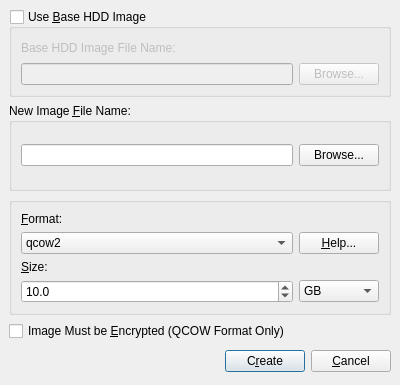
<ui version="4.0" >
 <author>Andrey Rijov</author>
 <class>Create_HDD_Image_Window</class>
 <widget class="QDialog" name="Create_HDD_Image_Window" >
  <property name="geometry" >
   <rect>
    <x>0</x>
    <y>0</y>
    <width>400</width>
    <height>385</height>
   </rect>
  </property>
  <property name="windowTitle" >
   <string>Create HDD Image</string>
  </property>
  <property name="windowIcon" >
   <iconset resource="aqemu_images.qrc" >:/images/hdd_unmount.png</iconset>
  </property>
  <layout class="QGridLayout" >
   <property name="margin" >
    <number>9</number>
   </property>
   <property name="spacing" >
    <number>6</number>
   </property>
   <item row="3" column="0" >
    <widget class="QCheckBox" name="CH_Encrypted" >
     <property name="text" >
      <string>Image Must be &amp;Encrypted (QCOW Format Only)</string>
     </property>
    </widget>
   </item>
   <item row="4" column="0" >
    <layout class="QHBoxLayout" >
     <property name="margin" >
      <number>0</number>
     </property>
     <property name="spacing" >
      <number>6</number>
     </property>
     <item>
      <spacer>
       <property name="orientation" >
        <enum>Qt::Horizontal</enum>
       </property>
       <property name="sizeHint" >
        <size>
         <width>201</width>
         <height>29</height>
        </size>
       </property>
      </spacer>
     </item>
     <item>
      <widget class="QPushButton" name="Button_Create" >
       <property name="text" >
        <string>C&amp;reate</string>
       </property>
      </widget>
     </item>
     <item>
      <widget class="QPushButton" name="Button_Cancel" >
       <property name="text" >
        <string>&amp;Cancel</string>
       </property>
      </widget>
     </item>
    </layout>
   </item>
   <item row="0" column="0" >
    <widget class="QGroupBox" name="GB_Base_Image" >
     <property name="title" >
      <string>Use &amp;Base HDD Image</string>
     </property>
     <property name="checkable" >
      <bool>true</bool>
     </property>
     <property name="checked" >
      <bool>false</bool>
     </property>
     <layout class="QGridLayout" >
      <property name="margin" >
       <number>9</number>
      </property>
      <property name="spacing" >
       <number>6</number>
      </property>
      <item row="1" column="1" >
       <widget class="QPushButton" name="Button_Browse_Base_Image" >
        <property name="text" >
         <string>Browse...</string>
        </property>
       </widget>
      </item>
      <item row="0" column="0" >
       <widget class="QLabel" name="Label_Base_Image" >
        <property name="text" >
         <string>Base HDD Image File Name:</string>
        </property>
        <property name="buddy" >
         <cstring>Edit_Base_Image_File_Name</cstring>
        </property>
       </widget>
      </item>
      <item row="1" column="0" >
       <widget class="QLineEdit" name="Edit_Base_Image_File_Name" />
      </item>
     </layout>
    </widget>
   </item>
   <item row="1" column="0" >
    <widget class="QGroupBox" name="GB_New_Image" >
     <property name="title" >
      <string>New Image &amp;File Name:</string>
     </property>
     <layout class="QGridLayout" >
      <property name="margin" >
       <number>9</number>
      </property>
      <property name="spacing" >
       <number>6</number>
      </property>
      <item row="0" column="1" >
       <widget class="QPushButton" name="Button_Browse_New_Image" >
        <property name="text" >
         <string>Browse...</string>
        </property>
       </widget>
      </item>
      <item row="0" column="0" >
       <widget class="QLineEdit" name="Edit_File_Name" />
      </item>
     </layout>
    </widget>
   </item>
   <item row="2" column="0" >
    <widget class="QGroupBox" name="GB_Format_and_Size" >
     <property name="title" >
      <string/>
     </property>
     <layout class="QGridLayout" >
      <property name="margin" >
       <number>9</number>
      </property>
      <property name="spacing" >
       <number>6</number>
      </property>
      <item row="3" column="0" >
       <widget class="QDoubleSpinBox" name="SB_Size" >
        <property name="decimals" >
         <number>1</number>
        </property>
        <property name="maximum" >
         <double>1024.000000000000000</double>
        </property>
        <property name="minimum" >
         <double>1.000000000000000</double>
        </property>
        <property name="singleStep" >
         <double>1.000000000000000</double>
        </property>
        <property name="value" >
         <double>10.000000000000000</double>
        </property>
       </widget>
      </item>
      <item row="1" column="1" >
       <widget class="QPushButton" name="Button_Format_Help" >
        <property name="text" >
         <string>&amp;Help...</string>
        </property>
       </widget>
      </item>
      <item row="1" column="0" >
       <widget class="QComboBox" name="CB_Format" >
        <property name="sizePolicy" >
         <sizepolicy>
          <hsizetype>7</hsizetype>
          <vsizetype>0</vsizetype>
          <horstretch>0</horstretch>
          <verstretch>0</verstretch>
         </sizepolicy>
        </property>
        <property name="maxCount" >
         <number>32</number>
        </property>
        <item>
         <property name="text" >
          <string>qcow2</string>
         </property>
        </item>
        <item>
         <property name="text" >
          <string>qcow</string>
         </property>
        </item>
        <item>
         <property name="text" >
          <string>vmdk</string>
         </property>
        </item>
        <item>
         <property name="text" >
          <string>cow</string>
         </property>
        </item>
        <item>
         <property name="text" >
          <string>raw</string>
         </property>
        </item>
        <item>
         <property name="text" >
          <string>cloop</string>
         </property>
        </item>
       </widget>
      </item>
      <item row="3" column="1" >
       <widget class="QComboBox" name="CB_Suffix" >
        <property name="sizePolicy" >
         <sizepolicy>
          <hsizetype>5</hsizetype>
          <vsizetype>0</vsizetype>
          <horstretch>0</horstretch>
          <verstretch>0</verstretch>
         </sizepolicy>
        </property>
        <property name="currentIndex" >
         <number>2</number>
        </property>
        <item>
         <property name="text" >
          <string>KB</string>
         </property>
        </item>
        <item>
         <property name="text" >
          <string>MB</string>
         </property>
        </item>
        <item>
         <property name="text" >
          <string>GB</string>
         </property>
        </item>
       </widget>
      </item>
      <item row="2" column="0" >
       <widget class="QLabel" name="Label_Size" >
        <property name="text" >
         <string>&amp;Size:</string>
        </property>
        <property name="buddy" >
         <cstring>SB_Size</cstring>
        </property>
       </widget>
      </item>
      <item row="0" column="0" >
       <widget class="QLabel" name="Lebel_Format" >
        <property name="text" >
         <string>&amp;Format:</string>
        </property>
        <property name="buddy" >
         <cstring>CB_Format</cstring>
        </property>
       </widget>
      </item>
     </layout>
    </widget>
   </item>
  </layout>
 </widget>
 <tabstops>
  <tabstop>Edit_Base_Image_File_Name</tabstop>
  <tabstop>Button_Browse_Base_Image</tabstop>
  <tabstop>Edit_File_Name</tabstop>
  <tabstop>Button_Browse_New_Image</tabstop>
  <tabstop>CB_Format</tabstop>
  <tabstop>Button_Format_Help</tabstop>
  <tabstop>SB_Size</tabstop>
  <tabstop>CB_Suffix</tabstop>
  <tabstop>CH_Encrypted</tabstop>
  <tabstop>Button_Create</tabstop>
  <tabstop>Button_Cancel</tabstop>
 </tabstops>
 <resources>
  <include location="aqemu_images.qrc" />
 </resources>
 <connections>
  <connection>
   <sender>Button_Cancel</sender>
   <signal>clicked()</signal>
   <receiver>Create_HDD_Image_Window</receiver>
   <slot>reject()</slot>
   <hints>
    <hint type="sourcelabel" >
     <x>358</x>
     <y>400</y>
    </hint>
    <hint type="destinationlabel" >
     <x>170</x>
     <y>411</y>
    </hint>
   </hints>
  </connection>
 </connections>
</ui>
